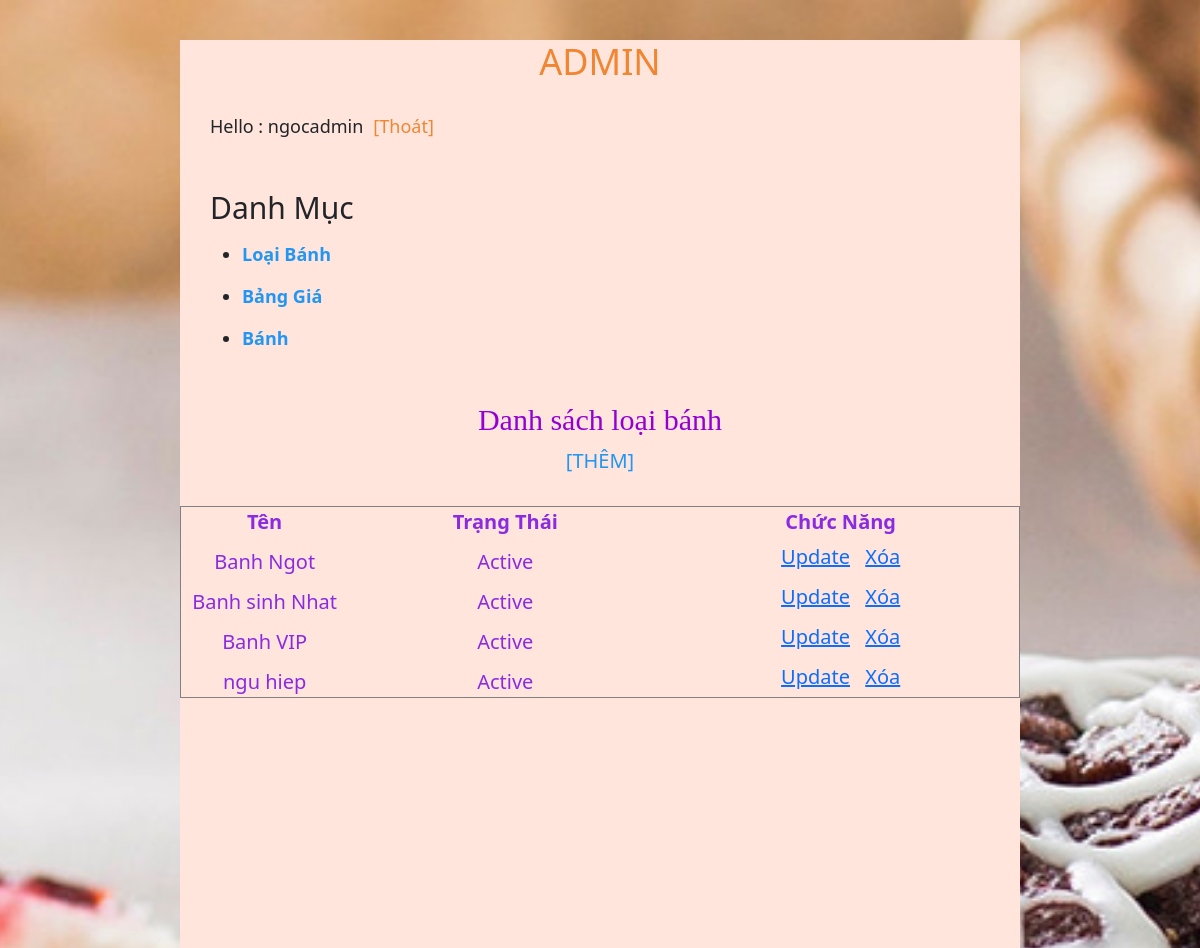
The page /admin/?request=hsx (signed in, upper part) on the database as committed earlier.
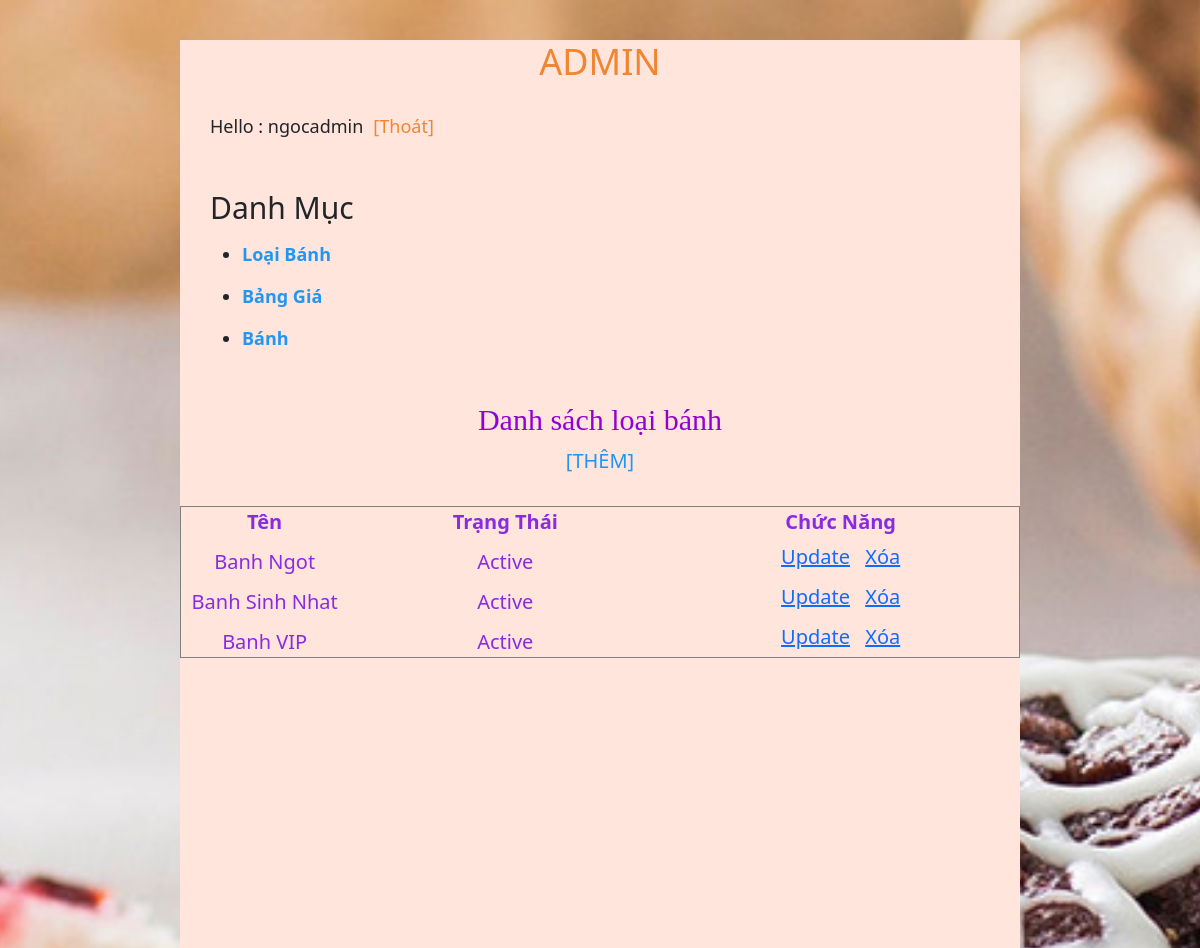
The same page on the database as committed later.
### tables this page shows
CREATE TABLE `thuonghieu` (
  `id` int(11) NOT NULL,
  `name` varchar(30) NOT NULL,
  `trangthai` tinyint(1) NOT NULL DEFAULT 1
);

### models/adminModel.php (called while the page is built, shortened)
<?php
class  adminModel{
var $connect;
	function __construct(){
		$this->connect= new MYSQLi("localhost","root","","php");
	}
	function showHsx(){
		return $this->connect->query("select * from thuonghieu");
	}
}
?>

### views/admin/thuonghieu/thuonghieu.php (the view, shortened to what this page needs)
<section class="thuonghieu">
	<h1 class="category-title">Danh sách loại bánh</h1>
	<a href="?request=themTH" class="category-add">[THÊM]</a>
	<table width="100%" border="1" class="category-table">
		<thead>
		<tr>
			<th>Tên</th>
			<th>Trạng Thái</th>
			<th>Chức Năng</th>
		</tr>
		</thead>
		<tbody>
	<?php foreach($hsx as $item): ?>
		<tr>
			<td width="20%" method="GET"><section class="thuonghieu" name="tenTH"><?php echo $item['name']; ?></section></td>
			<td><section class="thuonghieu"><?php echo $item['trangthai']==1?'Active':'Unactive'; ?></td>
			<td><a href="?request=suaTH&idsua=<?php echo $item['id'] ?>&trangt=<?php echo	$item['trangthai'] ?>" style="margin-right:10px;">Update</a> <a href="?request=xoaTH&id=<?php echo $item['id'] ?>">Xóa</a></td>
		</tr>
	<?php endforeach; ?>
		</tbody>
	</table>
</section>

Rows that differ between the two databases and show on the page:
removed thuonghieu: name "ngu hiep", trangthai "Active"
changed thuonghieu: name "Banh sinh Nhat" → "Banh Sinh Nhat"
